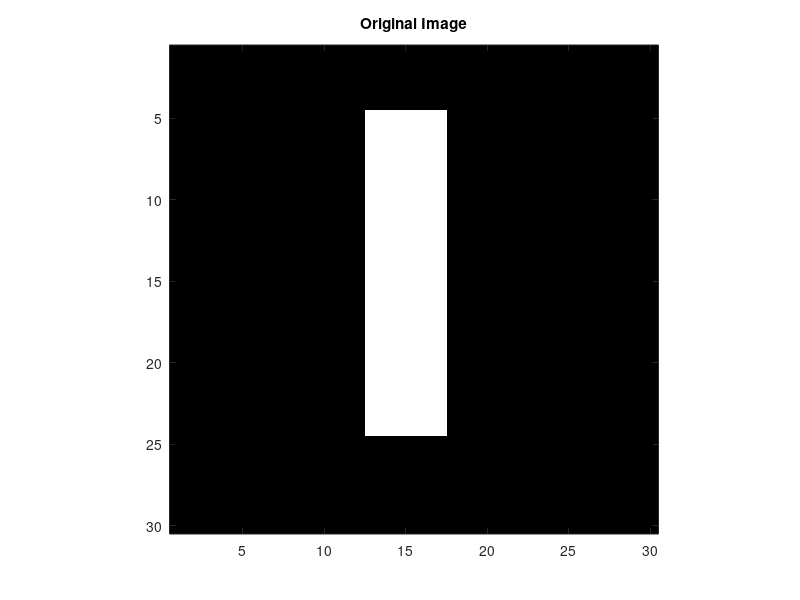
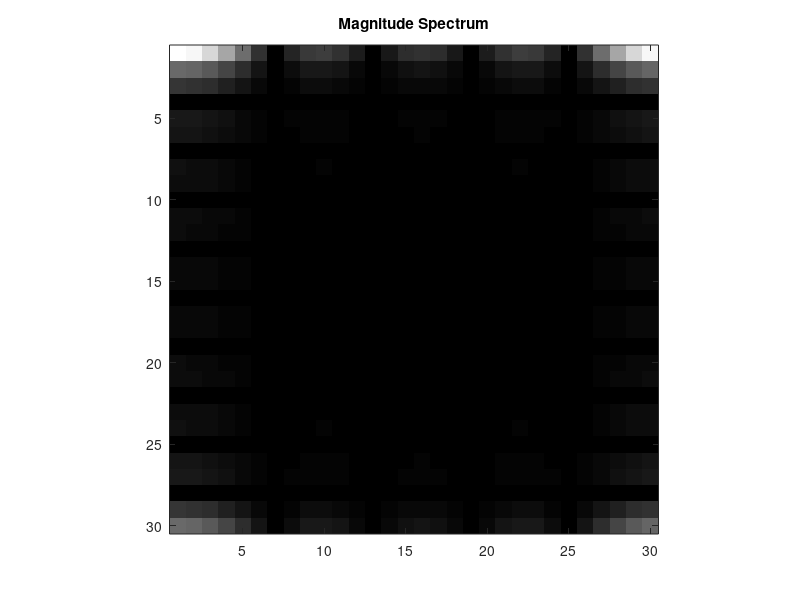
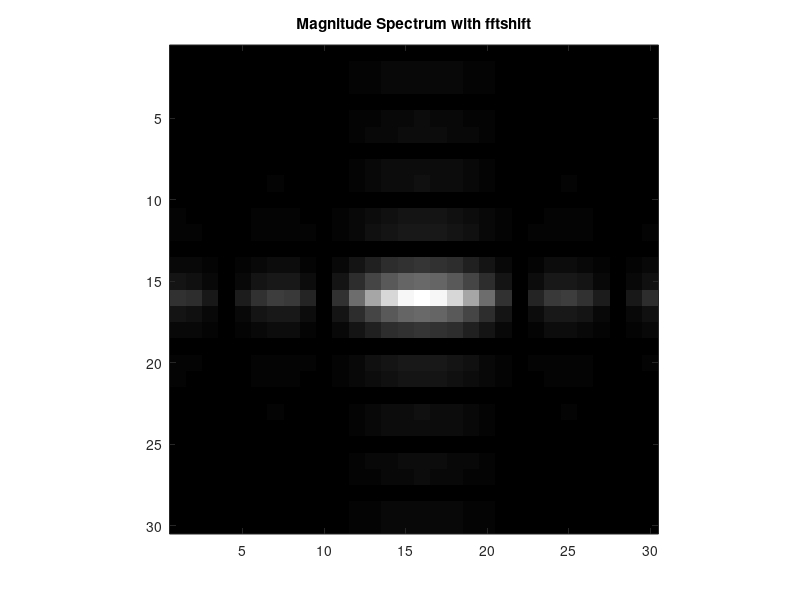
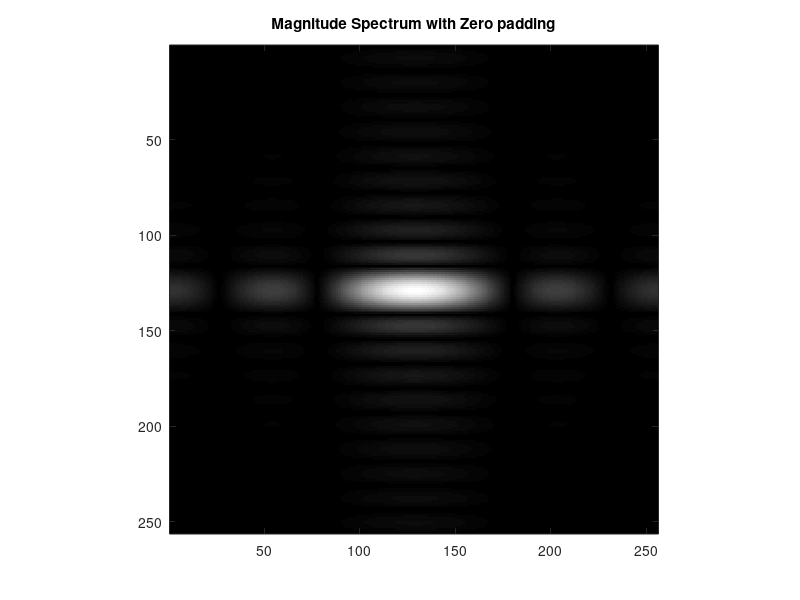

MATLAB code to generate these figures, in order:

% Spectrum of an image
% Create an image with a white rectangle and black background.
clear; close all; clc;

% Generate an image
im = zeros(30,30);
%%
im(5:24,13:17)=1;
%%
figure();
imshow(im); title('Original Image'); axis on
%%
% display('Spectrum of the image');
% display('Press any Key');
% pause

% Find the Spectrum using FFT
imF = fft2(im);
%%
imF_mag = abs(imF);
figure(); imshow(imF_mag,[]);title('Magnitude Spectrum'); axis on
%%
% display('Spectrum of the image with fftshift');
% display('Press any Key');
% 
% pause

% The zero-frequency coefficient is displayed in the upper left hand corner.
% To display it in the center, you can use the function fftshift.
imF_mag = fftshift(imF);

imF_mag = abs(imF_mag);       
figure(); imshow(imF_mag,[]);title('Magnitude Spectrum with fftshift'); axis on
%%
% display('Spectrum of the image with zero padding');
% display('Press any Key');
% pause

% To create a finer sampling of the Fourier transform, 
% you can add zero padding to im when computing its DFT.

imF=fft2(im, 256,256);
imF_mag = abs(fftshift(imF));       
figure(); imshow(imF_mag,[]); title('Magnitude Spectrum with Zero padding'); axis on
%%
% display('Spectrum of the image with log magnitude');
% display('Press any Key');
% pause

% To brighten the display, you can use a log function
imF_log_mag=log(1+imF_mag);
figure,imshow(imF_log_mag,[]);title('Log Magnitude  Spectrum'); axis on

disp('End of the program');

